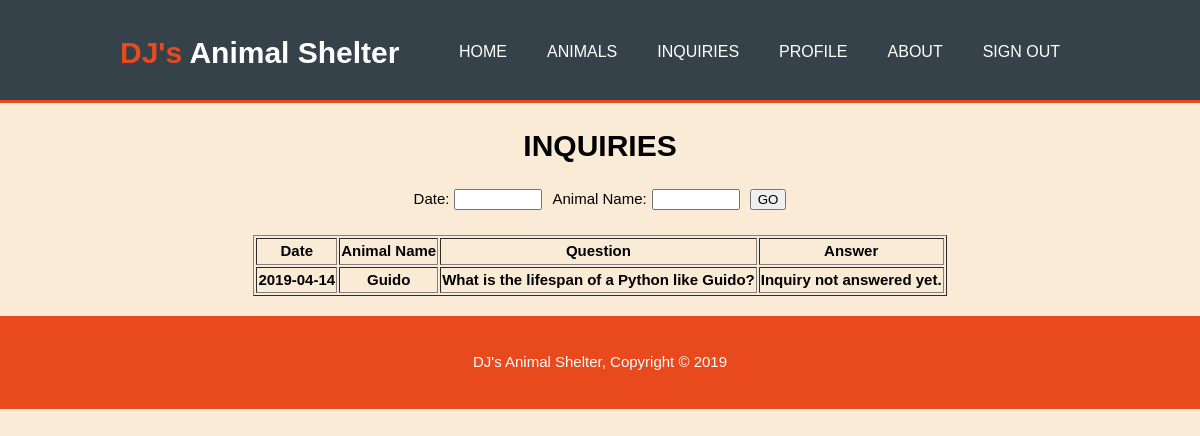
Screenshot of /user_inquiries.php (signed in) with the database file from the repository.
### tables this page shows
CREATE TABLE `inquiries` (
  `INQUIRY_ID` int(11) NOT NULL,
  `PROFILE_ID` int(11) NOT NULL,
  `Inquiry_Date` date NOT NULL,
  `ANIMAL_ID` int(11) NOT NULL,
  `First_Name` varchar(100) NOT NULL,
  `Last_Name` varchar(100) NOT NULL,
  `Animal_Name` varchar(100) NOT NULL,
  `Question` varchar(150) NOT NULL,
  `Answer` varchar(150) DEFAULT NULL
);

### src/user_inquiries_filters.php (the view, shortened to what this page needs)
<?php
    echo '<table border = "1" align = "center">';
    echo '<tr>';
    echo '<th>Date</th>';
    echo '<th>Animal Name</th>';
    echo '<th>Question</th>';
    echo '<th>Answer</th>';
    echo '</tr>';
    $result = mysqli_query($con, "SELECT Inquiry_Date, Animal_Name, Question, Answer from inquiries WHERE PROFILE_ID = '$profile_id'");
    $date = $_SESSION['inquiry_date'];
    $a_name = $_SESSION['inquiry_a_name'];
    if(mysqli_num_rows($result) == 0)
        echo '<h2 align = "center">No Inquiries made</h2>';
    else
    {
        while($row = $result->fetch_assoc())
        {
            $i_date = $row['Inquiry_Date'];
            $animal_name = $row['Animal_Name'];
            if($date != "" && $a_name != "")
            {
                if($date == $i_date && $a_name == $animal_name)
                {
                    echo '<tr>';
                    echo '<th>' . $row['Inquiry_Date'] . '</th>';
                    echo '<th>' . $row['Animal_Name'] . '</th>';
                    echo '<th>' . $row['Question'] . '</th>';
                    if($row['Answer'] == NULL)
                        echo '<th>Inquiry not answered yet.</th>';
                    else
                        echo '<th>' . $row['Answer'] .'</th>';
                    echo '</tr>';
                }
            }
            else
            {
                echo '<tr>';
                echo '<th>' . $row['Inquiry_Date'] . '</th>';
                echo '<th>' . $row['Animal_Name'] . '</th>';
                echo '<th>' . $row['Question'] . '</th>';
                if($row['Answer'] == NULL)
                    echo '<th>Inquiry not answered yet.</th>';
                else
                    echo '<th>' . $row['Answer'] .'</th>';
                echo '</tr>';
            }
        }
    }
    echo '</table>';
?>

### src/style.css (style rules this page uses)
body { font-family: Arial, Halvertica, sans-serif; font-size: 15px; line-height: 1.5; padding: 0; margin: 0; background-color: #FAEBD7; }

### rows the page displays
inquiries: Inquiry_Date "2019-04-14", Animal_Name "Guido", Question "What is the lifespan of a Python like Guido?", shows "Inquiry not answered yet."
